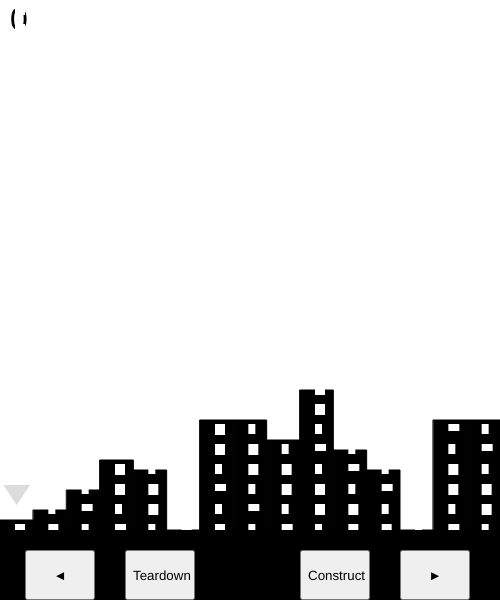
Frame 1 (no input)
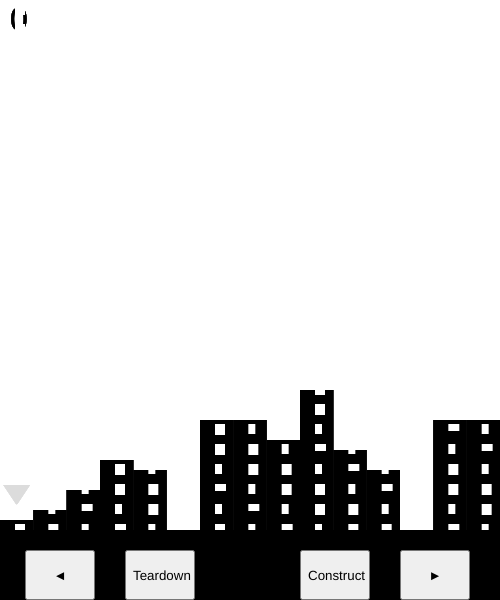
Frame 60 (no input)
Frame 120 (the mouse pressed at the canvas centre since frame 60): identical to frame 60, image omitted

The p5.js sketch that drew these frames (run headless with seeded random() and noise() and a simulated clock; from frame 60 on, the mouse is pressed at the canvas centre):

// p5.js sketch
// ── sketch.js
let div=15;
let message="2,3,5,8,7,1,12,12,10,15,9,7,1,12,12"
var n=0;
let layer_h=10;
let th=0;
let ws=0;
function m_add() {
  n=n+1;
  n=(n+div)%div;
}

function m_sub() {
  n=n-1;
  n=(n+div)%div;
}


function setup() {
  
  createCanvas(500, 600);
  
  rb = createButton("►");
  rb.position(400, 550);
  rb.size(70,50)
  rb.mousePressed(m_add);
  lb = createButton("◄");
  lb.position(25, 550);
  lb.size(70,50)
  lb.mousePressed(m_sub);
  
  
  tb = createButton("Teardown");
  tb.position(125, 550);
  tb.size(70,50)
  tb.mousePressed(modify_s);
  bb = createButton("Construct");
  bb.position(300, 550);
  bb.size(70,50)
  bb.mousePressed(modify_a);
  
  
}

let level_array= message.split(",");
function draw() {
  level_array= message.split(",");
  
  background(255,30);

  textSize(32);
  fill(0, 0, 0);
  text(n, 10, 30);
  
  //drawing building
  for (let i=0;i<level_array.length;i++) {
    //print(level_array[i]);
    building((width/div)*i,level_array[i]);
  }
  //drawing windows
  ws=0;
  for (let i=0;i<level_array.length;i++) {
    for (let j=0;j<(width/layer_h);j++) {
      noStroke();
      fill(255, 255, 255);
      ws=i+j
      var wsix=wsr(ws);
      var wsiy=wsr(ws+5);
      rect(i*(width/div)+15,height-j*layer_h*2+24,7+wsix,7+wsiy);
      
    }
    

  } 
  
  //draw a triangle to indicate location to build
  noStroke();
  fill(220, 220, 220);
  th=height-(level_array[n]*layer_h)-35-60;
  triangle((n*(width/div))+30,th, (n*(width/div))+((width/div)/2), th+20, (n*(width/div))+(width/div)-30, th);
  
  
  fill(0, 0, 0);
  rect(0,height-70,width,70);
//draw end
}


function building(x_location,index) {
  //rect(x, y, w, h, [detailX], [detailY])
  fill(0, 0, 0);
  rect(x_location,height-index*layer_h-60,(width/div),index*layer_h);
  
  
}

function wsr(seed) {
  ws=(seed*seed-seed)+3
  return ws%5
}


//testing
function modify_a() {
  let newarray=level_array;
  o=int(newarray[n])
  o=o+1
  newarray[n]=o.toString();
  print(newarray)
  message=newarray.join(",")
}
function modify_s() {
  let newarray=level_array;
  o=int(newarray[n])
  o=o-1
  newarray[n]=o.toString();
  print(newarray)
  message=newarray.join(",")
}
